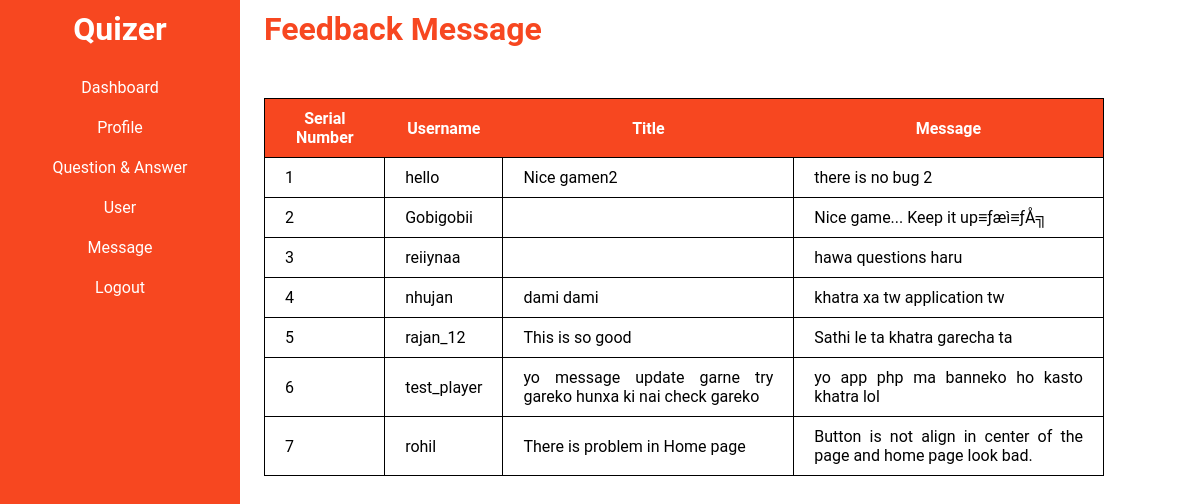
/app/admin/message.php (signed in), run on the app's committed database.
### tables this page shows
CREATE TABLE `feedbacks` (
  `fb_id` int NOT NULL AUTO_INCREMENT,
  `title` varchar(150) NOT NULL,
  `message` text NOT NULL,
  `user_id` int NOT NULL,
  PRIMARY KEY (`fb_id`),
  KEY `user_id` (`user_id`),
  CONSTRAINT `feedbacks_ibfk_1` FOREIGN KEY (`user_id`) REFERENCES `users` (`user_id`)
);

CREATE TABLE `users` (
  `user_id` int NOT NULL AUTO_INCREMENT,
  `username` varchar(100) NOT NULL,
  `email` varchar(150) DEFAULT NULL,
  `password` varchar(255) DEFAULT NULL,
  `is_admin` tinyint(1) NOT NULL DEFAULT '0',
  `is_player` tinyint(1) NOT NULL DEFAULT '1',
  PRIMARY KEY (`user_id`),
  UNIQUE KEY `username` (`username`),
  UNIQUE KEY `email` (`email`)
);

### app/admin/message.php (the view, shortened to what this page needs)
<?php
    require '../component/user_fetch.php';
?>
<!DOCTYPE html>
<html lang="en">
<head>
    <link rel="stylesheet" href="../css/admin.css">
</head>
<body>
<div class="main_container">
    <?php include 'admin_nav.php' ?>
    <div class='container'>
        <h1 class="header">Feedback Message</h1>
        <table>
            <tr>
                <th>Serial Number</th>
                <th>Username</th>
                <th>Title</th>
                <th>Message</th>
            </tr>
        <?php
            $q_fetch_msg = "SELECT * FROM feedbacks ORDER BY fb_id DESC";
            $result = mysqli_query($conn,$q_fetch_msg);
            $i = 1;
            while($msg = mysqli_fetch_array($result))
            {
            ?>
            <tr>
                <td><?php echo $i ?></td>
                <td>
                    <?php
                        $q_user = 'SELECT username from users WHERE user_id='.$msg['user_id'];
                        $result1 = mysqli_query($conn,$q_user);
                        $user = mysqli_fetch_array($result1);
                        echo $user['username'];
                    ?>
                </td>
                <td><?php echo $msg['title']; ?></td>
                <td><?php echo $msg['message']; ?></td>
            </tr>
        <?php
            $i++;
            }
        ?>
        </table>
    </div>
    </div>
</body>
</html>

### app/css/admin.css (style rules this page uses)
* { padding: 0px; margin: 0px; font-family: 'Roboto', sans-serif; }
.main_container { display: flex; width: 100%; position: relative; }
.container { margin-left: 22%; margin-right: 15px; width: 70%; text-align: justify; }
.header { margin: 10px auto; color: #f74720; }
table, tr, th, td { border: 1px solid black; border-collapse: collapse; }
th, td { padding: 10px 20px; }
th { background-color: #f74720; color: white; border: none; text-align: center; }
table { margin: 50px 0px; }

### data on the page
feedbacks: user.username "hello", title "Nice gamen2", message "there is no bug 2"
feedbacks: user.username "Gobigobii", message "Nice game... Keep it up≡ƒæì≡ƒÅ╗"
feedbacks: user.username "reiiynaa", message "hawa questions haru"
feedbacks: user.username "nhujan", title "dami dami", message "khatra xa tw application tw"
feedbacks: user.username "rajan_12", title "This is so good", message "Sathi le ta khatra garecha ta"
feedbacks: user.username "test_player", title "yo message update garne try gareko hunxa ki nai check gareko", message "yo app php ma banneko ho kasto khatra lol"
feedbacks: user.username "rohil", title "There is problem in Home page", message "Button is not align in center of the page and home page look bad."
